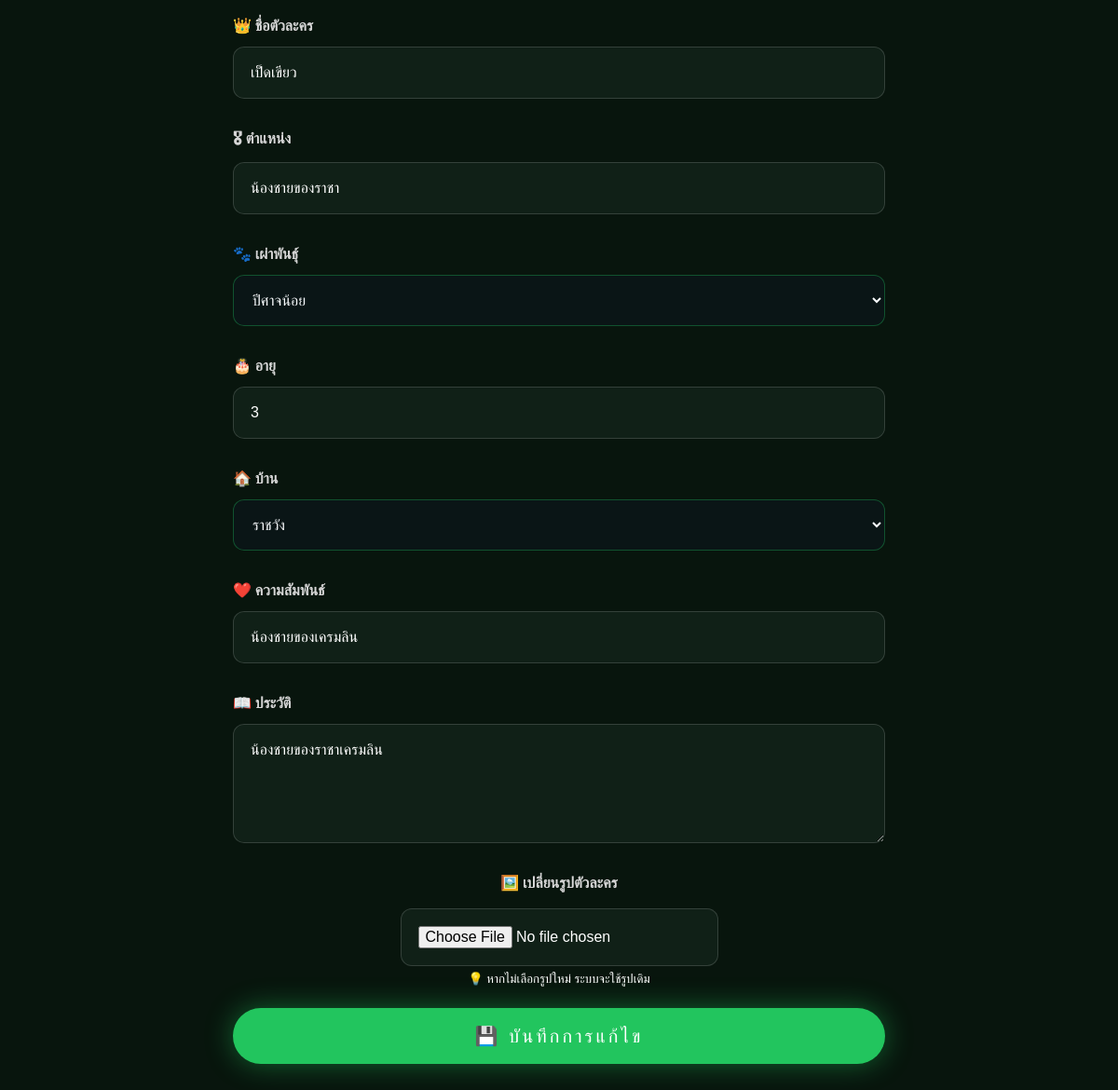
Page /edit-character/4 (lower part) on the earlier database version.
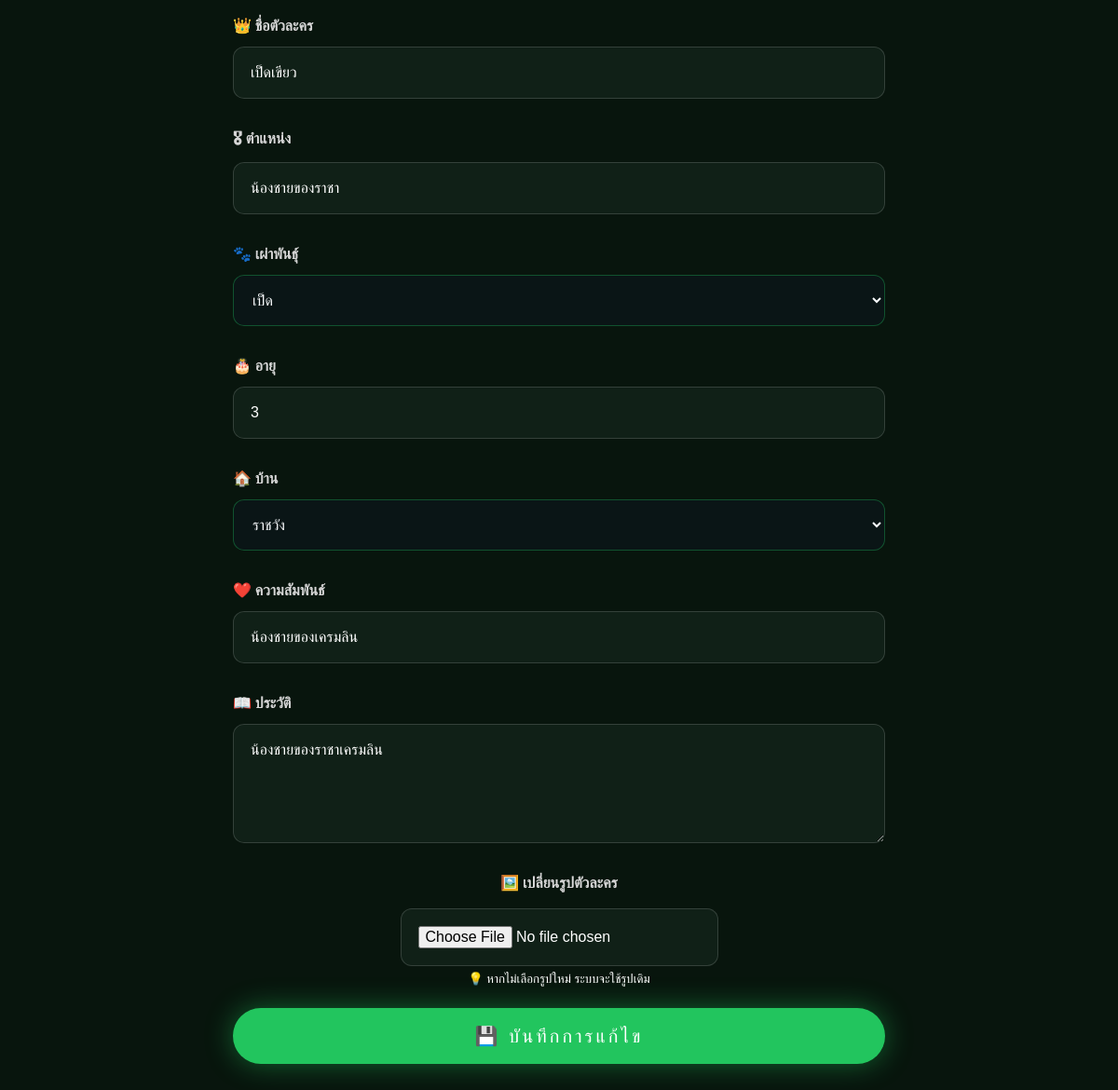
Same page on the later database version.
### tables this page shows
CREATE TABLE characters (
    id INTEGER PRIMARY KEY AUTOINCREMENT,
    name TEXT NOT NULL,
    title TEXT,
    race TEXT,
    age INTEGER,
    description TEXT,
    image TEXT
, home TEXT, relationship TEXT);

### main.py (the view)
@app.get("/edit-character/{character_id}")
async def edit_character(request: Request, character_id: int):
    conn = get_connection()
    cursor = conn.cursor()
    cursor.execute(
        """
        SELECT *
        FROM characters
        WHERE id = ?
        """,
        (character_id,),
    )
    character = cursor.fetchone()
    conn.close()
    return templates.TemplateResponse(
    request=request,
    name="edit_character.html",
    context={
        "character": character,
        "race_options": RACE_OPTIONS,
        "home_options": HOME_OPTIONS,
    }
)

### templates/edit_character.html (shortened to what this page needs)
{% extends "base.html" %}
{% block content %}
<section class="characters">
    <div class="current-image">
        <center><img src="{{ character['image'] }}" alt="{{ character['name'] }}" style="
        "></center>
    </div>
    <form action="/update-character/{{ character['id'] }}" method="post" enctype="multipart/form-data"
        class="admin-form">
        <label>👑 ชื่อตัวละคร</label>
        <input type="text" name="name" value="{{ character['name'] }}" required>
        <label>🎖 ตำแหน่ง</label>
        <input type="text" name="title" value="{{ character['title'] }}">
        <label>🐾 เผ่าพันธุ์</label>
        <select name="race" required>
            {% for race in race_options %}
            <option value="{{ race }}" {% if race==character["race"] %}selected{% endif %}>
                {{ race }}
            </option>
            {% endfor %}
        </select>
        <label>🎂 อายุ</label>
        <input type="number" name="age" value="{{ character['age'] }}">
        <label>🏠 บ้าน</label>
        <select name="home" required>
            {% for home in home_options %}
            <option value="{{ home }}" {% if home==character["home"] %}selected{% endif %}>
                {{ home }}
            </option>
            {% endfor %}
        </select>
        <label>❤️ ความสัมพันธ์</label>
        <input type="text" name="relationship" value="{{ character['relationship'] }}">
        <label>📖 ประวัติ</label>
        <textarea name="description" rows="5">{{ character["description"] }}</textarea>
        <center>
            <label for="image">
                🖼️ เปลี่ยนรูปตัวละคร
            </label>
            <br><input type="file" id="image" name="image" accept="image/*">
            <p>
                <small>
                    💡 หากไม่เลือกรูปใหม่ ระบบจะใช้รูปเดิม
                </small>
            </p>
        </center>
        <button type="submit">
            💾 บันทึกการแก้ไข
        </button>
    </form>
</section>
{% endblock %}

Differences in the rows shown:
changed characters "เป็ดเขียว": race (not shown) → "เป็ด"; home (not shown) → "ราชวัง"
Other differences:
form field race: "ปีศาจน้อย" → (not shown)
form field home: "ราชวัง" → (not shown)
